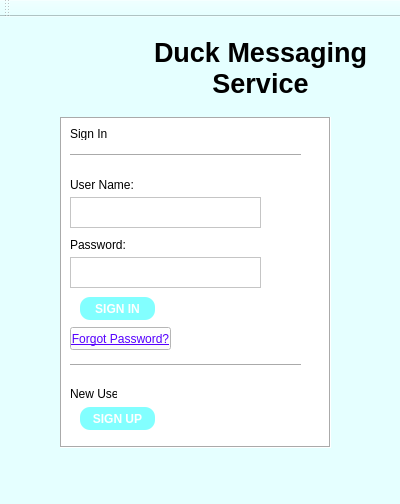
<?xml version="1.0" encoding="UTF-8"?>
<ui version="4.0">
 <class>LoginWindow</class>
 <widget class="QMainWindow" name="LoginWindow">
  <property name="geometry">
   <rect>
    <x>0</x>
    <y>0</y>
    <width>400</width>
    <height>504</height>
   </rect>
  </property>
  <property name="windowTitle">
   <string>Duck Messenger</string>
  </property>
  <property name="styleSheet">
   <string notr="true">background-color: rgb(229, 255, 255);</string>
  </property>
  <widget class="QWidget" name="centralWidget">
   <widget class="QLabel" name="MessengerName">
    <property name="geometry">
     <rect>
      <x>140</x>
      <y>10</y>
      <width>241</width>
      <height>81</height>
     </rect>
    </property>
    <property name="font">
     <font>
      <pointsize>20</pointsize>
      <weight>75</weight>
      <bold>true</bold>
     </font>
    </property>
    <property name="text">
     <string>Duck Messaging Service</string>
    </property>
    <property name="alignment">
     <set>Qt::AlignCenter</set>
    </property>
    <property name="wordWrap">
     <bool>true</bool>
    </property>
   </widget>
   <widget class="QFrame" name="frame">
    <property name="geometry">
     <rect>
      <x>60</x>
      <y>100</y>
      <width>271</width>
      <height>331</height>
     </rect>
    </property>
    <property name="styleSheet">
     <string notr="true">background-color: rgb(255, 255, 255);</string>
    </property>
    <property name="frameShape">
     <enum>QFrame::Box</enum>
    </property>
    <property name="frameShadow">
     <enum>QFrame::Sunken</enum>
    </property>
    <widget class="QLabel" name="SignInLabel">
     <property name="geometry">
      <rect>
       <x>10</x>
       <y>10</y>
       <width>47</width>
       <height>13</height>
      </rect>
     </property>
     <property name="text">
      <string>Sign In</string>
     </property>
    </widget>
    <widget class="Line" name="line">
     <property name="geometry">
      <rect>
       <x>10</x>
       <y>30</y>
       <width>231</width>
       <height>16</height>
      </rect>
     </property>
     <property name="orientation">
      <enum>Qt::Horizontal</enum>
     </property>
    </widget>
    <widget class="QLabel" name="UserNameLabel">
     <property name="geometry">
      <rect>
       <x>10</x>
       <y>60</y>
       <width>71</width>
       <height>16</height>
      </rect>
     </property>
     <property name="text">
      <string>User Name:</string>
     </property>
    </widget>
    <widget class="QPlainTextEdit" name="UserNameBox">
     <property name="geometry">
      <rect>
       <x>10</x>
       <y>80</y>
       <width>191</width>
       <height>31</height>
      </rect>
     </property>
     <property name="frameShape">
      <enum>QFrame::StyledPanel</enum>
     </property>
     <property name="frameShadow">
      <enum>QFrame::Sunken</enum>
     </property>
     <property name="lineWidth">
      <number>1</number>
     </property>
    </widget>
    <widget class="QPlainTextEdit" name="PasswordBox">
     <property name="geometry">
      <rect>
       <x>10</x>
       <y>140</y>
       <width>191</width>
       <height>31</height>
      </rect>
     </property>
    </widget>
    <widget class="QLabel" name="PasswordLabel">
     <property name="geometry">
      <rect>
       <x>10</x>
       <y>120</y>
       <width>71</width>
       <height>16</height>
      </rect>
     </property>
     <property name="text">
      <string>Password:</string>
     </property>
    </widget>
    <widget class="QPushButton" name="SignInButton">
     <property name="geometry">
      <rect>
       <x>20</x>
       <y>180</y>
       <width>75</width>
       <height>23</height>
      </rect>
     </property>
     <property name="font">
      <font>
       <weight>75</weight>
       <bold>true</bold>
      </font>
     </property>
     <property name="styleSheet">
      <string notr="true">border-radius: 10px;
background-color: rgb(130, 255, 255);
color: rgb(255, 255, 255);</string>
     </property>
     <property name="text">
      <string>SIGN IN</string>
     </property>
    </widget>
    <widget class="QPushButton" name="ForgotButton">
     <property name="geometry">
      <rect>
       <x>10</x>
       <y>210</y>
       <width>101</width>
       <height>23</height>
      </rect>
     </property>
     <property name="font">
      <font>
       <underline>true</underline>
      </font>
     </property>
     <property name="styleSheet">
      <string notr="true">color: rgb(85, 0, 255);
background-color: rgb(255, 255, 255);</string>
     </property>
     <property name="text">
      <string>Forgot Password?</string>
     </property>
    </widget>
    <widget class="Line" name="line_2">
     <property name="geometry">
      <rect>
       <x>10</x>
       <y>240</y>
       <width>231</width>
       <height>16</height>
      </rect>
     </property>
     <property name="orientation">
      <enum>Qt::Horizontal</enum>
     </property>
    </widget>
    <widget class="QLabel" name="NewUserLabel">
     <property name="geometry">
      <rect>
       <x>10</x>
       <y>270</y>
       <width>47</width>
       <height>13</height>
      </rect>
     </property>
     <property name="text">
      <string>New User</string>
     </property>
    </widget>
    <widget class="QPushButton" name="SignUpButton">
     <property name="geometry">
      <rect>
       <x>20</x>
       <y>290</y>
       <width>75</width>
       <height>23</height>
      </rect>
     </property>
     <property name="font">
      <font>
       <weight>75</weight>
       <bold>true</bold>
      </font>
     </property>
     <property name="styleSheet">
      <string notr="true">border-radius: 10px;
background-color: rgb(130, 255, 255);
color: rgb(255, 255, 255);</string>
     </property>
     <property name="text">
      <string>SIGN UP</string>
     </property>
    </widget>
   </widget>
   <widget class="QLabel" name="Logo">
    <property name="geometry">
     <rect>
      <x>30</x>
      <y>10</y>
      <width>71</width>
      <height>61</height>
     </rect>
    </property>
    <property name="text">
     <string/>
    </property>
    <property name="pixmap">
     <pixmap resource="resource.qrc">:/Images/Duck.png</pixmap>
    </property>
    <property name="scaledContents">
     <bool>true</bool>
    </property>
   </widget>
  </widget>
  <widget class="QMenuBar" name="menuBar">
   <property name="geometry">
    <rect>
     <x>0</x>
     <y>0</y>
     <width>400</width>
     <height>21</height>
    </rect>
   </property>
  </widget>
  <widget class="QToolBar" name="mainToolBar">
   <attribute name="toolBarArea">
    <enum>TopToolBarArea</enum>
   </attribute>
   <attribute name="toolBarBreak">
    <bool>false</bool>
   </attribute>
  </widget>
  <widget class="QStatusBar" name="statusBar"/>
 </widget>
 <layoutdefault spacing="6" margin="11"/>
 <resources>
  <include location="resource.qrc"/>
 </resources>
 <connections/>
</ui>
